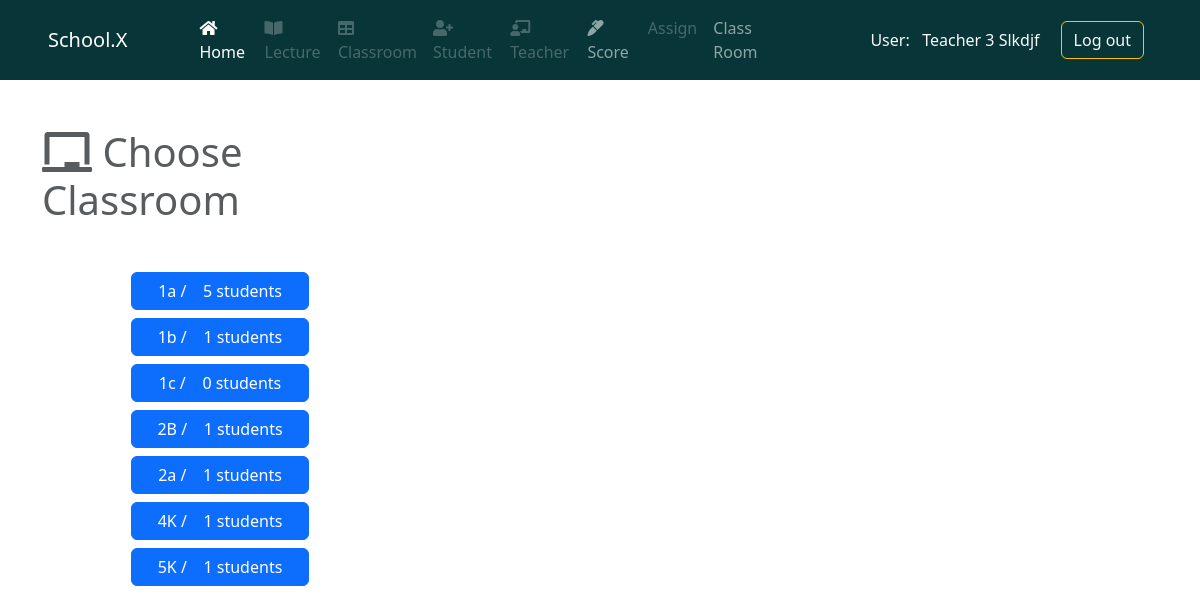
The page /chooseClassroomRegister/ (signed in) on the database its author committed.
### system1/models.py (models this page shows)
class User(AbstractUser):
    phone_regx = RegexValidator(
        regex=r'^\+?0?\d{10,13}$', message='Phone number must be in correct form +2519xxxxxxxx')
    first_name = models.CharField(max_length=50)
    last_name = models.CharField(max_length=50)
    admin = models.BooleanField(default=False)
    phone_no = models.CharField(validators=[phone_regx], max_length=50)
    def __str__(self):
        return self.first_name.capitalize() + ' ' + self.last_name.capitalize()

### system2/models.py (models this page shows)
class classroom(models.Model):
    grade = models.IntegerField()
    section = models.CharField(max_length=2)
    lectures = models.ManyToManyField(
        "system2.Lectures", related_name="lectures")
    class Meta:
        ordering = ["grade", "section"]
    def __str__(self):
        return str(self.grade) + self.section

### system2/views.py (the view)
# urls.py: path("chooseClassroomRegister/",
@login_required()
def chooseClassroomRegister(request):
    context = {
        'classes': classroom.objects.all()
    }
    return render(request, 'sys1/chooseClassroomRegister.html', context)

### system2/templates/sys1/chooseClassroomRegister.html
{% extends 'base.html' %}
{% block content %}
<main>
  <div class="container">
    <div class="row mt-5">
      <div class="col-4">
        <h1 class="text-muted mb-5"><i class="fas fa-chalkboard    "></i> Choose Classroom</h1>
        <div class="d-grid gap-2 col-6 mx-auto">
          {% for class in classes %}
          <a href="{% url 'createStudent' class.id  %}" class="btn btn-primary" type="button">{{ class }} /
            &nbsp;&nbsp; {{class.student_set.all.count }} students</a>
          {% endfor %}
        </div>
      </div>
    </div>
  </div>
</main>
{% endblock content %}

### templates/navbar.html (shortened to what this page needs)
{% if request.user.is_authenticated %}
{% if  request.user.admin %}
<header class="mb-5">
  <nav class="navbar navbar-expand-lg navbar-dark" style="background: #083638">
    <div class="container-fluid px-5">
      <a class="navbar-brand" href="{% url 'home' %}">School.X</a>
      <button class="navbar-toggler" type="button" data-bs-toggle="collapse" data-bs-target="#navbarSupportedContent"
        aria-controls="navbarSupportedContent" aria-expanded="false" aria-label="Toggle navigation">
        <span class="navbar-toggler-icon"></span>
      </button>
      <div class="collapse navbar-collapse" id="navbarSupportedContent">
        <ul class="navbar-nav w-75 mx-5 d-flex justify-content-around mb-2 mb-lg-0">
          <li class="nav-item">
            <a class="nav-link active" aria-current="page" href="{% url 'home' %}">
              <i class="fa fa-home" aria-hidden="true"></i> Home</a>
          </li>
          <li class="nav-item">
            <a class="nav-link" aria-current="page" href="{% url 'lectureCreate' %}"><i class="fas fa-book-open"></i>
              Lecture</a>
          </li>
          <li class="nav-item">
            <a class="nav-link" href="{% url 'createClassRoom' %}"><i class="fa fa-table" aria-hidden="true"></i>
              Classroom</a>
          </li>
          <li class="nav-item">
            <a class="nav-link" href="{% url 'chooseClassroomRegister' %}"><i class="fa fa-user-plus"
                aria-hidden="true"></i>
              Student</a>
          </li>
          <li class="nav-item">
            <a class="nav-link" href="{% url 'register' %}"><i class="fas fa-chalkboard-teacher"></i> Teacher</a>
          </li>
          <li class="nav-item">
            <a class="nav-link disabled" href="#">
              <i class="fas fa-marker"></i> Score</a>
          </li>
          <li class="nav-item">
            <a class="nav-link" href="{% url 'assignment' %}">Assign </a>
          </li>
          <li class="nav-item">
            <a class="nav-link" href="{% url 'classrooms' %}"> Class Room </a>
          </li>
          <!-- <li class="nav-item dropdown">
                    <a
                      class="nav-link dropdown-toggle"
                      href="#"
                      id="navbarDropdown"
                      role="button"
                      data-bs-toggle="dropdown"
                      aria-expanded="false"
                    >
                      Dropdown
                    </a>
                    <ul class="dropdown-menu" aria-labelledby="navbarDropdown">
                      <li><a class="dropdown-item" href="#">Action</a></li>
                      <li><a class="dropdown-item" href="#">Another action</a></li>
                      <li><hr class="dropdown-divider" /></li>
                      <li>
                        <a class="dropdown-item" href="#">Something else here</a>
                      </li>
                    </ul>
                  </li> -->
          <!-- <li class="nav-item">
                    <a class="nav-link disabled">Disabled</a>
                  </li> -->
        </ul>
        <!-- <form class="d-flex">
                  <input
                    class="form-control me-2"
                    type="search"
                    placeholder="Search"
                    aria-label="Search"
                  />
                  <button class="btn btn-outline-success" type="submit">
                    Search
                  </button>
                </form> -->
        <div class="ms-4 d-flex align-items-center justify-content-around pe-2">
          <p class="btn text-light text-nowrap my-auto">
            User: &nbsp;
            <a href="" class="text-light text-decoration-none text-nowrap">{{request.user}}</a>
          </p>
          <div class="ms-2">
            <button class="btn btn-outline-warning text-nowrap">
              <a class="text-decoration-none text-light" href="{% url 'logout' %}">Log out</a>
            </button>
          </div>
        </div>
      </div>
    </div>
  </nav>
</header>
{% else %}
<header class="mb-5">
  <nav class="navbar navbar-expand-lg navbar-dark" style="background: #083638">
    <div class="container-fluid px-5">
      <a class="navbar-brand" href="{% url 'home' %}">School.X</a>
      <div class="collapse navbar-collapse" id="navbarSupportedContent">
        <ul class="navbar-nav w-75 mx-5 d-flex justify-content-around mb-2 mb-lg-0">
          <li class="nav-item">
            <a class="nav-link active" aria-current="page" href="{% url 'home' %}">
              <i class="fa fa-home" aria-hidden="true"></i> Home</a>
          </li>
          <li class="nav-item">
            <a class="nav-link disabled" aria-current="page" href="#"><i class="fas fa-book-open"></i>
              Lecture</a>
          </li>
          <li class="nav-item">
            <a class="nav-link disabled" href="#"><i class="fa fa-table" aria-hidden="true"></i>
              Classroom</a>
          </li>
          <li class="nav-item">
            <a class="nav-link disabled" href="#"><i class="fa fa-user-plus" aria-hidden="true"></i>
              Student</a>
          </li>
          <li class="nav-item">
            <a class="nav-link disabled" href="#"><i class="fas fa-chalkboard-teacher"></i>
              Teacher</a>
          </li>
          <li class="nav-item">
            <a class="nav-link" href="{% url 'chooseClassroomScoring'  %}">
              <i class="fas fa-marker"></i> Score</a>
          </li>
          <li class="nav-item">
            <a class="nav-link disabled" href="#">Assign </a>
          </li>
          <li class="nav-item">
            <a class="nav-link" href="{% url 'classrooms' %}"> Class Room </a>
          </li>
        </ul>
        <div class="ms-4 d-flex align-items-center justify-content-around pe-2">
          <p class="btn text-light text-nowrap my-auto">
            User: &nbsp;
            <a href="" class="text-light text-decoration-none text-nowrap">{{request.user}} </a>
          </p>
          <div class="ms-2">
            <button class="btn btn-outline-warning text-nowrap">
              <a class="text-decoration-none text-light" href="{% url 'logout' %}">Log out</a>
            </button>
          </div>
        </div>
      </div>
    </div>
  </nav>
</header>
{% endif %}
{% endif %}

### static/style/Css/all.css (style rules this page uses)
.fa, .fas, .far, .fal, .fad, .fab { -moz-osx-font-smoothing: grayscale; -webkit-font-smoothing: antialiased; display: inline-block; font-style: normal; font-variant: normal; text-rendering: auto; line-height: 1; }
.fa-book-open:before { content: "\f518"; }
.fa-chalkboard:before { content: "\f51b"; }
.fa-chalkboard-teacher:before { content: "\f51c"; }
.fa-home:before { content: "\f015"; }
.fa-marker:before { content: "\f5a1"; }
.fa-table:before { content: "\f0ce"; }
.fa-user-plus:before { content: "\f234"; }
.fa, .fas { font-family: 'Font Awesome 5 Free'; font-weight: 900; }

### rows shown on the page
User: user "Teacher 3 Slkdjf"
classroom: grade+section "1a", student_set.all.count "5"
classroom: grade+section "1b", student_set.all.count "1"
classroom: grade+section "1c", student_set.all.count "0"
classroom: grade+section "2B", student_set.all.count "1"
classroom: grade+section "2a", student_set.all.count "1"
classroom: grade+section "4K", student_set.all.count "1"
classroom: grade+section "5K", student_set.all.count "1"
